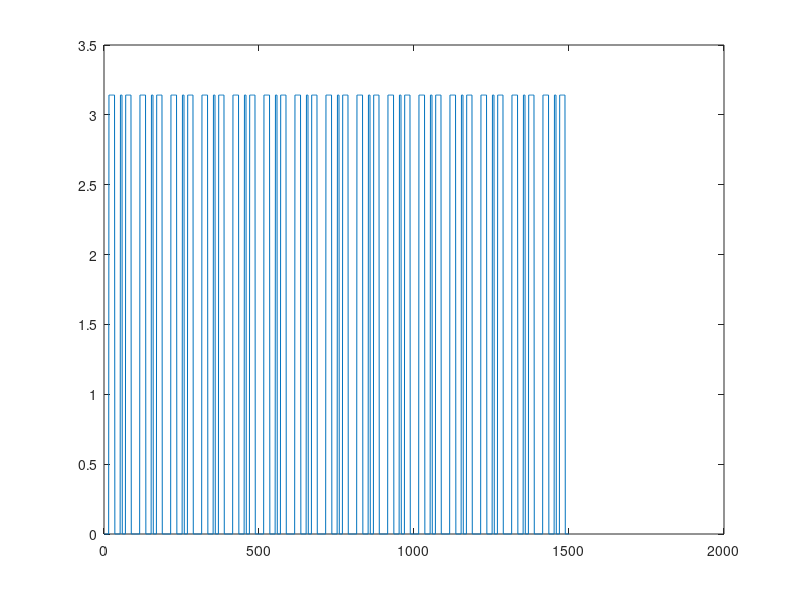

MATLAB code to generate this figure:
fs=1000;
t=0:1/fs:1.5-1/fs;
f1=20;
f2=30;
f3=40;
x=3*cos(2*pi*f1*t+0.2)+cos(2*pi*f2*t-0.3)+2*cos(2*pi*f3*t+2.4);
plot(x);
X=fft(x);
X_mag=abs(X);
plot(X_mag);
X_phase = angle(x);
plot(X_phase);